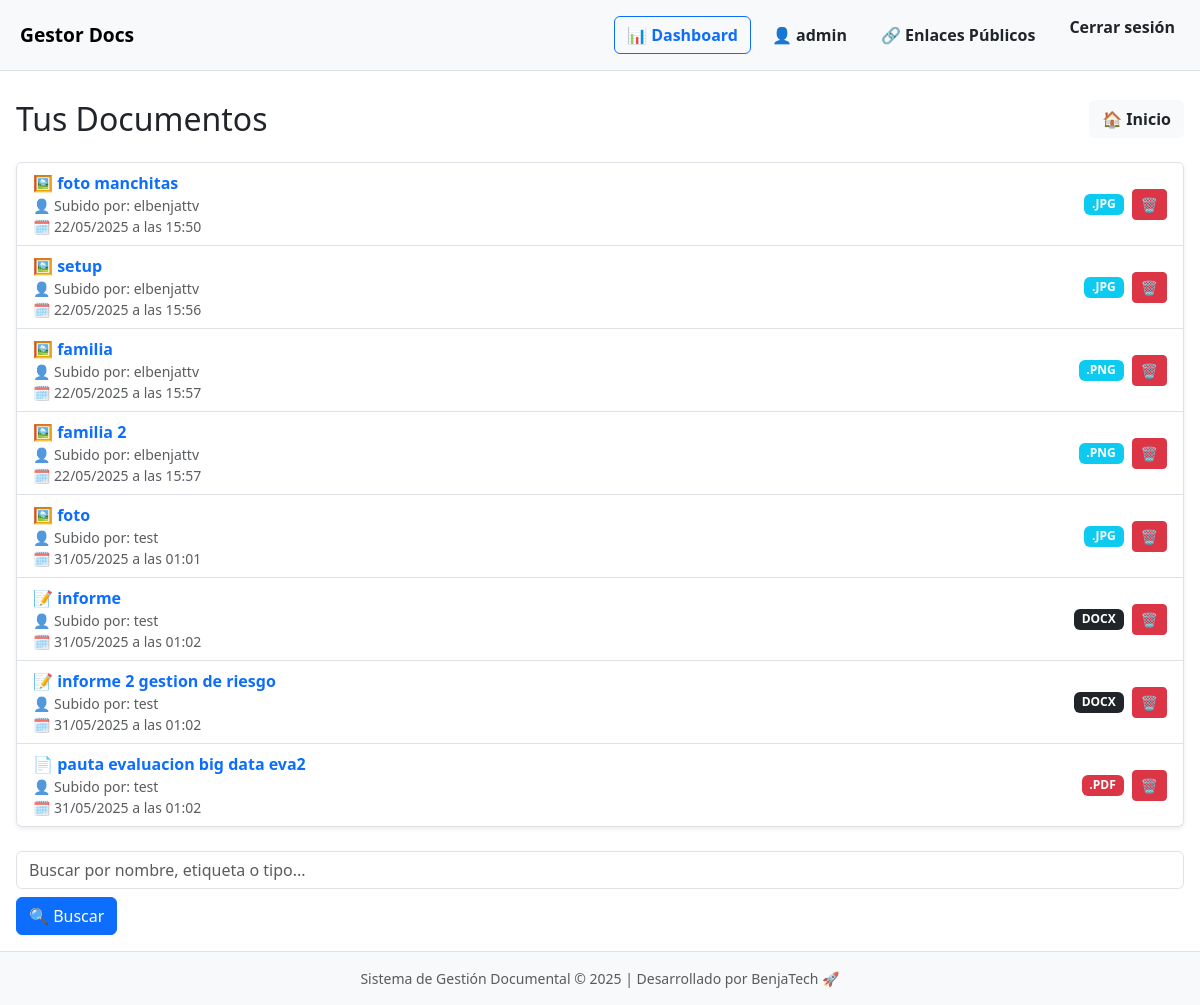
/lista/ (signed in), run on the app's committed database.
### documentos/models.py (models this page shows, shortened)
class Documento(models.Model):
    nombre = models.CharField(max_length=200)
    archivo = models.FileField(upload_to='documentos/')
    etiquetas = models.CharField(max_length=100, blank=True)
    fecha_subida = models.DateTimeField(auto_now_add=True)
    usuario = models.ForeignKey(User, on_delete=models.CASCADE)
    enlace_publico = models.UUIDField(default=uuid.uuid4, unique=True, editable=False, null=True, blank=True)
    expiracion_enlace = models.DateTimeField(blank=True, null=True)
    fecha_expiracion = models.DateTimeField(null=True, blank=True)
    activo = models.BooleanField(default=True)
    size = models.PositiveIntegerField(blank=True, null=True)  # tamaño en KB
    is_shared = models.BooleanField(default=False)             # si el documento fue compartido

### documentos/views.py (the view)
# urls.py: path('lista/', views.listar_documentos, name='lista'),
@login_required
def listar_documentos(request):
    if request.user.is_superuser:
        documentos = Documento.objects.all()
    else:
        documentos = Documento.objects.filter(usuario=request.user)
    for doc in documentos:
        if doc.etiquetas:
            doc.etiquetas_lista = [e.strip() for e in doc.etiquetas.split(',')]
        else:
            doc.etiquetas_lista = []
    return render(request, 'documentos/lista.html', {'documentos': documentos})

### documentos/templates/documentos/lista.html (shortened to what this page needs)
{% extends 'documentos/base.html' %}
{% load etiquetas_tags %}
{% block content %}
<div class="header d-flex justify-content-between align-items-center flex-wrap gap-3 mb-4">
  <h2 class="mb-0">Tus Documentos</h2>
  <a href="{% url 'documentos:home' %}" class="btn btn-light text-dark fw-semibold d-flex align-items-center justify-content-center">🏠 Inicio</a>
</div>
{% if documentos %}
  <ul class="list-group shadow-sm">
    {% for doc in documentos %}
      <li id="doc-{{ doc.id }}" class="list-group-item d-flex justify-content-between align-items-center flex-wrap gap-3">
        <div class="flex-grow-1">
          {% with ext=doc.archivo.name|slice:"-4:"|lower %}
            {% if ext == ".pdf" %}
              📄
            {% elif ext == ".doc" or ext == "docx" %}
              📝
            {% elif ext == ".xls" or ext == "xlsx" %}
              📊
            {% elif ext == ".png" or ext == ".jpg" %}
              🖼️
            {% else %}
              📁
            {% endif %}
          {% endwith %}
          <a href="{% url 'documentos:previsualizar' doc.id %}" class="fw-semibold text-decoration-none text-primary">
            {{ doc.nombre }}
          </a>
          <br>
          <small class="text-muted">👤 Subido por: {{ doc.usuario.username }}</small><br>
          <small class="text-muted">🗓️ {{ doc.fecha_subida|date:"d/m/Y" }} a las {{ doc.fecha_subida|date:"H:i" }}</small>
        </div>
        <div class="d-flex align-items-center gap-2">
          {% with ext=doc.archivo.name|slice:"-4:"|upper %}
            {% if ext == ".PDF" %}
              <span class="badge bg-danger">{{ ext }}</span>
            {% elif ext == ".JPG" or ext == ".PNG" %}
              <span class="badge bg-info">{{ ext }}</span>
            {% elif ext == ".DOC" or ext == "XLSX" %}
              <span class="badge bg-warning text-dark">{{ ext }}</span>
            {% else %}
              <span class="badge bg-dark">{{ ext }}</span>
            {% endif %}
          {% endwith %}
          <button class="btn btn-sm btn-danger"
                  data-bs-toggle="modal"
                  data-bs-target="#confirmDeleteModal"
                  onclick="prepareDelete({{ doc.id }}, '{{ doc.nombre|escapejs }}')"
                  title="Eliminar documento">
            🗑️
          </button>
        </div>
      </li>
    {% endfor %}
  </ul>
{% else %}
  <div class="alert alert-secondary text-center mt-4">
    <p class="mb-2">No tienes documentos aún.</p>
    <a href="{% url 'documentos:subir' %}" class="btn btn-success">＋ Subir tu primer documento</a>
  </div>
{% endif %}
<form method="get" action="{% url 'documentos:buscar' %}" class="search-form mt-4 d-flex flex-wrap gap-2">
  <input type="text" name="q" placeholder="Buscar por nombre, etiqueta o tipo..." class="form-control">
  <button type="submit" class="btn btn-primary">🔍 Buscar</button>
</form>
<div class="toast-container position-fixed bottom-0 end-0 p-3">
</div>
{% endblock %}

### documentos/templates/documentos/base.html (shortened to what this page needs)
{% load static %}
<link href="https://cdn.jsdelivr.net/npm/bootstrap@5.3.2/dist/css/bootstrap.min.css" rel="stylesheet">
<link href="https://cdn.jsdelivr.net/npm/bootstrap-icons@1.10.5/font/bootstrap-icons.css" rel="stylesheet">
</head>
<body class="d-flex flex-column min-vh-100">
<nav class="navbar navbar-expand-lg navbar-light bg-light border-bottom fixed-top">
  <div class="container-fluid">
    <a class="navbar-brand d-flex align-items-center" href="{% url 'documentos:home' %}">
        <span class="ms-2">Gestor Docs</span>
    </a>
    <div class="collapse navbar-collapse justify-content-end" id="navbarContenido">
      {% if user.is_authenticated %}
        <div class="d-lg-flex align-items-center gap-2 nav-mobile-group mt-2 mt-lg-0">
          <a href="{% url 'documentos:dashboard' %}" class="btn btn-outline-primary fw-semibold d-flex align-items-center justify-content-center">
            📊 Dashboard
          </a>
          <a href="{% url 'documentos:perfil' %}" class="btn btn-light text-dark fw-semibold d-flex align-items-center justify-content-center">
            👤 {{ user.username }}
          </a>
          <a href="{% url 'documentos:mis_enlaces' %}" class="btn btn-light text-dark fw-semibold d-flex align-items-center justify-content-center">
            🔗 Enlaces Públicos
          </a>
          <form method="post" action="{% url 'logout' %}" class="d-inline">
            <button type="submit" class="btn btn-light text-dark fw-semibold d-flex align-items-center justify-content-center">
              Cerrar sesión
            </button>
          </form>
        </div>
      {% endif %}
    </div>
  </div>
</nav>
<main class="container-fluid px-3 flex-grow-1">
  {% block content %}
  {% endblock %}
</main>
<footer class="bg-light text-center text-muted py-3 border-top mt-auto">
  <div class="container">
    <small>
      Sistema de Gestión Documental © {% now "Y" %} | Desarrollado por BenjaTech 🚀
    </small>
  </div>
</footer>
</body>
</html>

### documentos/templates/documentos/base.html (style rules this page uses)
body { padding-top: 0; font-family: 'Segoe UI', Tahoma, Geneva, Verdana, sans-serif; }
main { padding-top: 100px; }
.navbar-brand span { font-weight: bold; font-size: 1.2rem; }

### data on the page
Documento: nombre "foto manchitas", usuario.username "elbenjattv", fecha_subida "22/05/2025", fecha_subida "15:50", archivo ".JPG"
Documento: nombre "setup", usuario.username "elbenjattv", fecha_subida "22/05/2025", fecha_subida "15:56", archivo ".JPG"
Documento: nombre "familia", usuario.username "elbenjattv", fecha_subida "22/05/2025", fecha_subida "15:57", archivo ".PNG"
Documento: nombre "familia 2", usuario.username "elbenjattv", fecha_subida "22/05/2025", fecha_subida "15:57", archivo ".PNG"
Documento: nombre "foto", usuario.username "test", fecha_subida "31/05/2025", fecha_subida "01:01", archivo ".JPG"
Documento: nombre "informe", usuario.username "test", fecha_subida "31/05/2025", fecha_subida "01:02", archivo "DOCX"
Documento: nombre "informe 2 gestion de riesgo", usuario.username "test", fecha_subida "31/05/2025", fecha_subida "01:02", archivo "DOCX"
Documento: nombre "pauta evaluacion big data eva2", usuario.username "test", fecha_subida "31/05/2025", fecha_subida "01:02", archivo ".PDF"

### other printed values
{{ user.username }} "admin"
